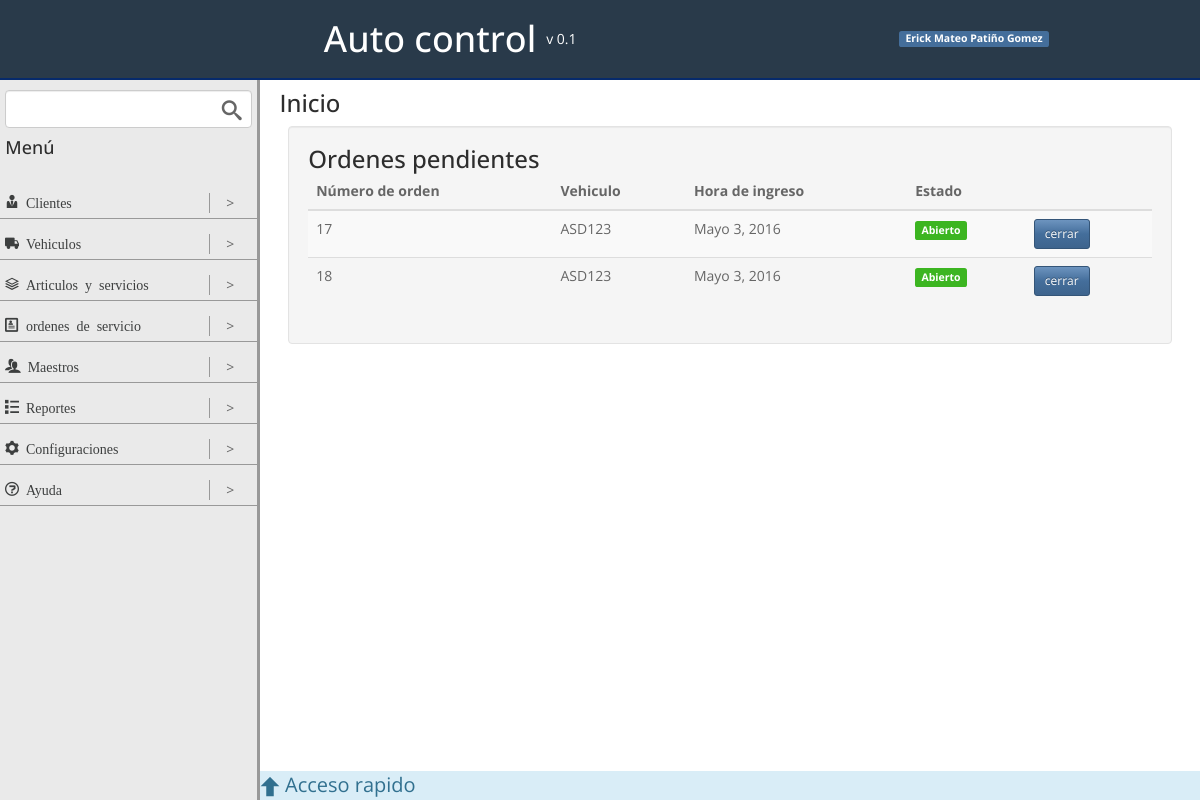
Page /home on the earlier database version.
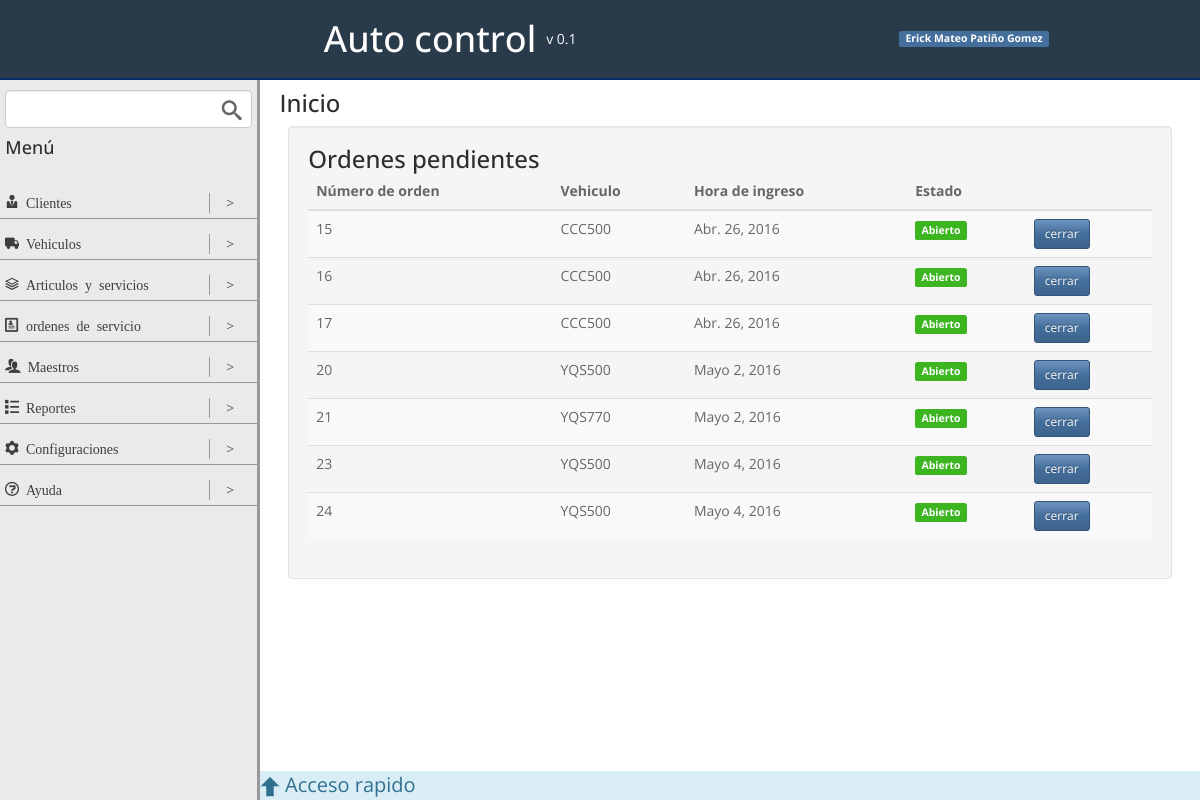
Same page on the later database version.
### ordenes_servicios/models.py (models this page shows, shortened)
class ordenServicioModel(models.Model):
	vehiculo = models.ForeignKey(vehiculoModel,null=False,blank=False)
	fecha = models.DateField(null=False,blank=False,default=datetime.now)
	state = models.PositiveIntegerField(default = 1)

### vehiculos/models.py (models this page shows, shortened)
class vehiculoModel(models.Model):
	placa = models.CharField(max_length=10, primary_key=True, null=False, blank=False)
	cilindraje = models.IntegerField(null=True, blank=True)
	marca = models.ForeignKey(MarcaModel, null=True, blank=True)
	tipo = models.ForeignKey(tipoVehiculoModel, null=True, blank=True)
	cliente = models.ForeignKey(clienteModel, null=False, blank=False)
	foto = models.ImageField(upload_to = 'img/vehiculo/', default = 'img/none.jpg')
	def __str__(self):
		return u'%s' % (self.placa)

### app/views.py (the view)
# urls.py: url(r'^home$', 'app.views.home'),
def home(request):
	ordenesPendientes = ordenServicioModel.objects.filter(state=1)
	context = {
		'ordenesPendientes' : ordenesPendientes
	}
	return render(request, 'home.html', context)

### app/templates/home.html
{% extends "base.html" %}
{% block contentViewTitle %}
	<h3>Inicio</h3>
{% endblock contentViewTitle %}
{% block content %}
	<div class="well ordenes-pendientes-content">
		<h3>Ordenes pendientes</h3>
		<table class="table table-striped table-hover ">
			<thead>
				<tr>
					<th>Número de orden</th>
					<th>Vehiculo</th>
					<th>Hora de ingreso</th>
					<th>Estado</th>
					<th></th>
				</tr>
			</thead>
			<tbody>
				{% for orden in ordenesPendientes %}
					<tr>
						<td>{{ orden.id }}</td>
						<td>{{ orden.vehiculo }}</td>
						<td>{{ orden.fecha }}</td>
						<td>{% if orden.state == 1 %}<span class="label label-success">Abierto</span>{% else %}<span class="label label-danger">Cerrado</span>{% endif %}</td>
						<td>
							<a type="button" class="btn btn-primary btn-sm">cerrar</a>
						</td>
					</tr>
				{% endfor %}
			</tbody>
		</table
	</div>
{% endblock content %}

Differences in the rows shown:
no longer on this page (row edited): ordenServicioModel: id "18", vehiculo "ASD123", fecha "Mayo 3, 2016", state "Abierto"
added ordenServicioModel: id "15", vehiculo "CCC500", fecha "Abr. 26, 2016", state "Abierto"
added ordenServicioModel: id "16", vehiculo "CCC500", fecha "Abr. 26, 2016", state "Abierto"
changed ordenServicioModel id 17: vehiculo "ASD123" → "CCC500"; fecha "Mayo 3, 2016" → "Abr. 26, 2016"
added ordenServicioModel: id "20", vehiculo "YQS500", fecha "Mayo 2, 2016", state "Abierto"
added ordenServicioModel: id "21", vehiculo "YQS770", fecha "Mayo 2, 2016", state "Abierto"
added ordenServicioModel: id "23", vehiculo "YQS500", fecha "Mayo 4, 2016", state "Abierto"
added ordenServicioModel: id "24", vehiculo "YQS500", fecha "Mayo 4, 2016", state "Abierto"
